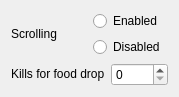
<?xml version="1.0" encoding="UTF-8"?>
<ui version="4.0">
 <class>SetScrollingEdWidget</class>
 <widget class="QWidget" name="SetScrollingEdWidget">
  <property name="geometry">
   <rect>
    <x>0</x>
    <y>0</y>
    <width>179</width>
    <height>86</height>
   </rect>
  </property>
  <property name="windowTitle">
   <string>Form</string>
  </property>
  <layout class="QVBoxLayout" name="verticalLayout_2">
   <item>
    <layout class="QHBoxLayout" name="horizontalLayout">
     <item>
      <widget class="QLabel" name="label">
       <property name="sizePolicy">
        <sizepolicy hsizetype="Preferred" vsizetype="Maximum">
         <horstretch>0</horstretch>
         <verstretch>0</verstretch>
        </sizepolicy>
       </property>
       <property name="text">
        <string>Scrolling</string>
       </property>
      </widget>
     </item>
     <item>
      <layout class="QVBoxLayout" name="verticalLayout">
       <item>
        <widget class="QRadioButton" name="scrollingEnabledButton">
         <property name="text">
          <string>Enabled</string>
         </property>
        </widget>
       </item>
       <item>
        <widget class="QRadioButton" name="scrollingDisabledButton">
         <property name="text">
          <string>Disabled</string>
         </property>
        </widget>
       </item>
      </layout>
     </item>
    </layout>
   </item>
   <item>
    <layout class="QHBoxLayout" name="horizontalLayout_2">
     <item>
      <widget class="QLabel" name="label_2">
       <property name="sizePolicy">
        <sizepolicy hsizetype="Preferred" vsizetype="Maximum">
         <horstretch>0</horstretch>
         <verstretch>0</verstretch>
        </sizepolicy>
       </property>
       <property name="text">
        <string>Kills for food drop</string>
       </property>
      </widget>
     </item>
     <item>
      <widget class="QSpinBox" name="killsToNextFoodBox">
       <property name="maximum">
        <number>255</number>
       </property>
      </widget>
     </item>
    </layout>
   </item>
  </layout>
 </widget>
 <resources/>
 <connections/>
</ui>
